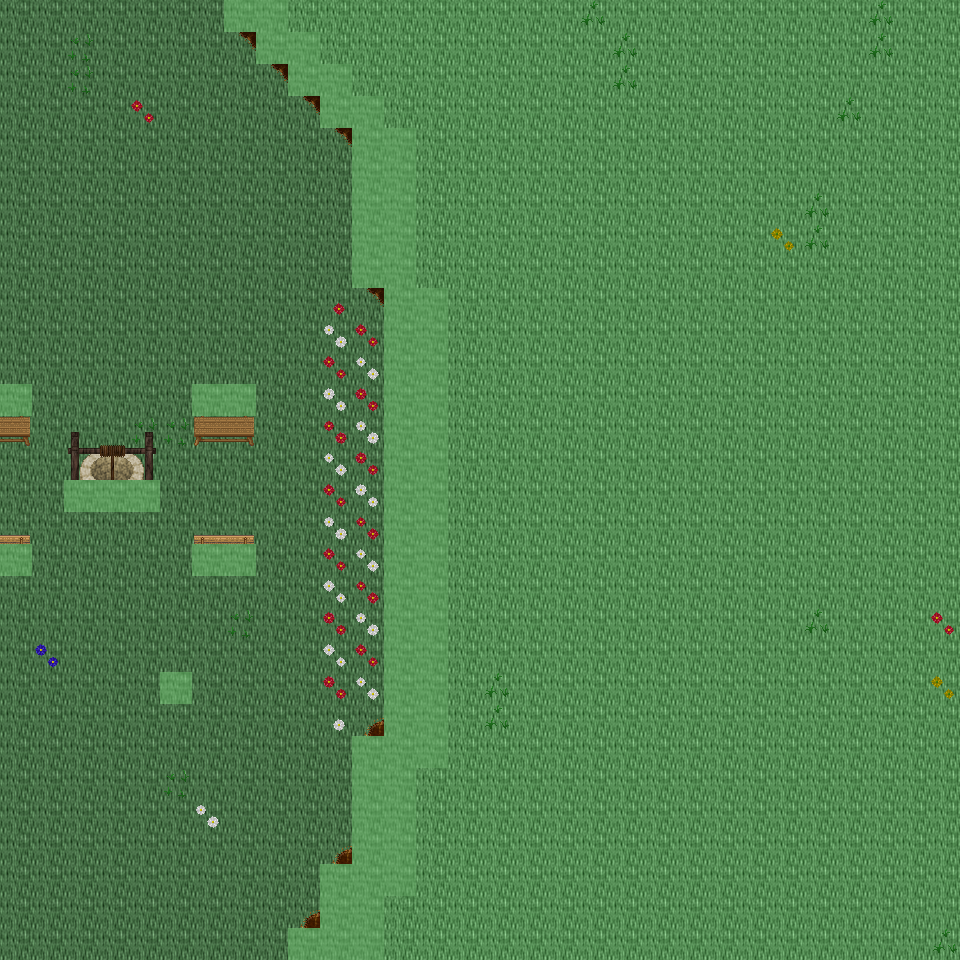

Rendered tile map (Tiled .tmx) drawn with the repository's tilesets; below, a short description and the map source with its tile grids summarised:
An orthogonal 30x30 tile map with 32x32 px tiles, 6 tile layers (Ground, Object, Object2, Above, ...), 16 tilesets and 8 objects (8x mapExit).

<map version="1.0" orientation="orthogonal" renderorder="right-down" width="30" height="30" tilewidth="32" tileheight="32" nextobjectid="9">
  <tileset firstgid="1" name="tileset_ground_ground" tilewidth="32" tileheight="32" tilecount="33" columns="3">
    <image source="../drawable/tileset_ground_ground.png" width="96" height="352" />
  </tileset>
  <tileset firstgid="34" name="tileset_ground_ridge_earth_dark" tilewidth="32" tileheight="32" tilecount="96" columns="12">
    <image source="../drawable/tileset_ground_ridge_earth_dark.png" width="384" height="256" />
  </tileset>
  <tileset firstgid="130" name="tileset_ground_earth_edges" tilewidth="32" tileheight="32" tilecount="18" columns="6">
    <image source="../drawable/tileset_ground_earth_edges.png" width="192" height="96" />
  </tileset>
  <tileset firstgid="148" name="tileset_ground_rock_pebbles" tilewidth="32" tileheight="32" tilecount="3" columns="1">
    <image source="../drawable/tileset_ground_rock_pebbles.png" width="32" height="96" />
  </tileset>
  <tileset firstgid="151" name="tileset_plant_grasses" tilewidth="32" tileheight="32" tilecount="6" columns="3">
    <image source="../drawable/tileset_plant_grasses.png" width="96" height="64" />
  </tileset>
  <tileset firstgid="157" name="tileset_plant_flower_daisy_white" tilewidth="32" tileheight="32" tilecount="8" columns="2">
    <image source="../drawable/tileset_plant_flower_daisy_white.png" width="64" height="128" />
  </tileset>
  <tileset firstgid="165" name="tileset_plant_flower_daisy_blue" tilewidth="32" tileheight="32" tilecount="8" columns="2">
    <image source="../drawable/tileset_plant_flower_daisy_blue.png" width="64" height="128" />
  </tileset>
  <tileset firstgid="173" name="tileset_plant_flower_daisy_red" tilewidth="32" tileheight="32" tilecount="8" columns="2">
    <image source="../drawable/tileset_plant_flower_daisy_red.png" width="64" height="128" />
  </tileset>
  <tileset firstgid="181" name="tileset_plant_flower_daisy_yellow" tilewidth="32" tileheight="32" tilecount="8" columns="2">
    <image source="../drawable/tileset_plant_flower_daisy_yellow.png" width="64" height="128" />
  </tileset>
  <tileset firstgid="189" name="tileset_plant_tree_tree_green" tilewidth="32" tileheight="32" tilecount="80" columns="8">
    <image source="../drawable/tileset_plant_tree_tree_green.png" width="256" height="352" />
  </tileset>
  <tileset firstgid="269" name="tileset_logic_portal" tilewidth="32" tileheight="32" tilecount="24" columns="8">
    <image source="../drawable/tileset_logic_portal.png" width="256" height="96" />
  </tileset>
  <tileset firstgid="293" name="tileset_logic_collision" tilewidth="32" tileheight="32" tilecount="1" columns="1">
    <image source="../drawable/tileset_logic_collision.png" width="32" height="32" />
  </tileset>
  <tileset firstgid="294" name="tileset_furniture_chair_bench_wooden" tilewidth="32" tileheight="32" tilecount="8" columns="2">
    <image source="../drawable/tileset_furniture_chair_bench_wooden.png" width="64" height="128" />
  </tileset>
  <tileset firstgid="302" name="tileset_plant_stump_int_small_stump_2" tilewidth="32" tileheight="32" tilecount="1" columns="1">
    <image source="../drawable/tileset_plant_stump_int_small_stump_2.png" width="32" height="32" />
  </tileset>
  <tileset firstgid="303" name="tileset_object_well_hoist" tilewidth="32" tileheight="32" tilecount="9" columns="3">
    <image source="../drawable/tileset_object_well_hoist.png" width="96" height="96" />
  </tileset>
  <tileset firstgid="312" name="tileset_logic_creature_mutant" tilewidth="32" tileheight="32" tilecount="7" columns="7">
    <image source="../drawable/tileset_logic_creature_mutant.png" width="224" height="32" />
  </tileset>
  <layer name="Ground" width="30" height="30">
    <data>[900 cells, 900 non-empty, 2 distinct tile ids]</data>
  </layer>
  <layer name="Object" width="30" height="30">
    <data>[900 cells, 134 non-empty, 34 distinct tile ids]</data>
  </layer>
  <layer name="Object2" width="30" height="30">
    <data>[900 cells, 0 non-empty, 0 distinct tile ids]</data>
  </layer>
  <layer name="Above" width="30" height="30">
    <data>[900 cells, 9 non-empty, 8 distinct tile ids]</data>
  </layer>
  <layer name="Above2" width="30" height="30">
    <data>[900 cells, 0 non-empty, 0 distinct tile ids]</data>
  </layer>
  <layer name="Walkable" width="30" height="30">
    <data>[900 cells, 73 non-empty, 1 distinct tile ids]</data>
  </layer>
  <objectgroup name="MapEvents">
    <object id="1" name="north" type="mapExit" x="0" y="0" width="224" height="32">
      <properties>
        <property name="map" value="level_0_x87_y43" />
        <property name="x" value="0" />
        <property name="y" value="28" />
      </properties>
    </object>
    <object id="2" name="north2" type="mapExit" x="288" y="0" width="672" height="32">
      <properties>
        <property name="map" value="level_0_x87_y43" />
        <property name="x" value="9" />
        <property name="y" value="28" />
      </properties>
    </object>
    <object id="3" name="south" type="mapExit" x="0" y="928" width="288" height="32">
      <properties>
        <property name="map" value="level_0_x87_y45" />
        <property name="x" value="0" />
        <property name="y" value="1" />
      </properties>
    </object>
    <object id="4" name="south2" type="mapExit" x="384" y="928" width="576" height="32">
      <properties>
        <property name="map" value="level_0_x87_y45" />
        <property name="x" value="12" />
        <property name="y" value="1" />
      </properties>
    </object>
    <object id="5" name="west" type="mapExit" x="0" y="0" width="32" height="384">
      <properties>
        <property name="map" value="level_0_x86_y44" />
        <property name="x" value="28" />
        <property name="y" value="0" />
      </properties>
    </object>
    <object id="6" name="west2" type="mapExit" x="0" y="416" width="32" height="128">
      <properties>
        <property name="map" value="level_0_x86_y44" />
        <property name="x" value="28" />
        <property name="y" value="13" />
      </properties>
    </object>
    <object id="7" name="west3" type="mapExit" x="0" y="576" width="32" height="384">
      <properties>
        <property name="map" value="level_0_x86_y44" />
        <property name="x" value="28" />
        <property name="y" value="18" />
      </properties>
    </object>
    <object id="8" name="east" type="mapExit" x="928" y="0" width="32" height="960">
      <properties>
        <property name="map" value="level_0_x88_y44" />
        <property name="x" value="1" />
        <property name="y" value="0" />
      </properties>
    </object>
  </objectgroup>
</map>
